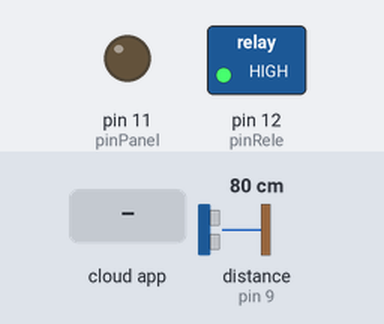
This sketch was run on a simulated Arduino Uno, built with avr-gcc and run on an emulated ATmega328P. On the bench: switched loads named in the sketch (green lamp = pin HIGH), output pins drawn as LEDs (lit = HIGH). Wiring (inferred from the names in the program): ultrasonic range finder: trigger pin 8; echo pin 9. Inputs (shaded band) come from the test bench; at power-on: distance to the obstacle (sensor on pin 9) 80 cm. The echo pulse lasts 58.3 µs per cm; the ROS host is connected and sends only what is stated; pins used as bus, display or sensor lines are not drawn; what the sketch prints to the serial monitor is not drawn.

Above: at 1.2 s.
1.3 s: the phone or cloud app sets genuinoState to 1
At 2.0 s:
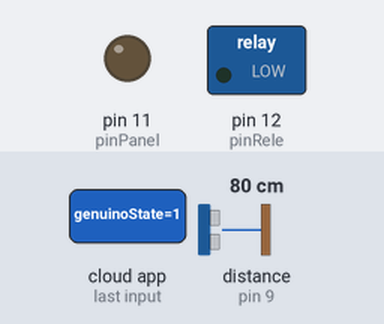
5.8 s: the phone or cloud app sets genuinoState to 0
At 6.9 s:
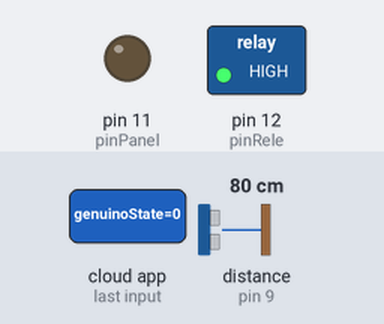
Timing chart, 0 to 8.8 s (numbered marks = the images above; inputs shaded):
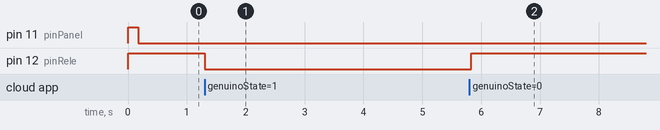

Measured:
- after the input at 1.3 s, pin 12 (pinRele): HIGH → LOW at once
- after the input at 5.8 s, pin 12 (pinRele): LOW → HIGH at once

The sketch:

ArduROS.ino
```cpp
#include <TimerOne.h>
#include <ros.h>    /*#include <std_msgs/THE_TYPE_OF_THE_MESSAGE_YOU_SUBSCRIBER>*/
#include <std_msgs/Bool.h>
#include <std_msgs/Int32.h>

const int ledPin = LED_BUILTIN;//LED pin
const int Trigger = 8;          //Pin digital 8  Trigger  sensor
const int Echo = 9;             //Pin digital 9  Echo     sensor
const int pinRele = 12;         //Pin digital  Rele signal
const int pinPanel = 11;        //Pin digital   Panel signal
bool genuinoState;              //User_detected_state
volatile unsigned long blinkCount = 0;

ros::NodeHandle nh;

/*ROS_CALLBACK GENUINO_STATE*/
void messageCb(const std_msgs::Bool& msg){
  bool genuinoState;
  genuinoState=msg.data;

  if(genuinoState==true)
  {
    digitalWrite(pinRele,LOW);
   // digitalWrite(LED_BUILTIN, HIGH);
    delay(4000);
  }
    else
    digitalWrite(pinRele,HIGH);
   // digitalWrite(LED_BUILTIN, LOW);
}
/*Declaring ROS objects*/
/*SUBSCRIBERS*/
  ros::Subscriber<std_msgs::Bool> sub("genuinoState", &messageCb); //Blink & User
/*PUBLISHER*/
  std_msgs::Int32 str_msg;
  ros::Publisher chatter("sensorDistance", &str_msg); //Distancia_sensor_ultrasonico

void setup() {
/*SETUP  OUTPUTS*/
  pinMode(pinRele,OUTPUT);
  digitalWrite(pinRele, HIGH);    //RELAY1 LOW_ENABLED
  pinMode(pinPanel,OUTPUT);
  digitalWrite(pinPanel, HIGH);   //RELAY2 LOW_ENABLED
/*SETUP ULTRASONIC SENSOR*/
  pinMode(Trigger, OUTPUT);       //SESNOR_PIN OUTPUT
  pinMode(Echo, INPUT);           //SENSOR_PIN INPUT
  digitalWrite(Trigger, LOW);     //SET PIN AS LOW
  Serial.begin(9600);
/*TIMER SETUP*/
  Timer1.initialize(1000000);     //1 seg
/*ROS Node initialization*/
  nh.initNode();
  nh.advertise(chatter);
  nh.subscribe(sub);
}

 /**ULTRASONIC SENSOR**/
float distance_cm(){
  float t,d;  //time, distance
  digitalWrite(Trigger, HIGH);
  delayMicroseconds(10);          //Enviamos un pulso de 10us
  digitalWrite(Trigger, LOW);
  t = pulseIn(Echo, HIGH);  //obtenemos el ancho del pulso
  d = 0.017*t;             //escalamos el tiempo a una distancia en cm
  delay(80);               //60 ms Datasheet
  return d;
}

/*ISR_TIMER CALLBACK*/
   void ISR_Blink()
   {         blinkCount++;   }    // Contador veces se enciende el LED

void loop() {
  float cm,N;
  cm = distance_cm();
  noInterrupts();
  N = blinkCount;

if(cm<80 || cm>90){
   Timer1.attachInterrupt(ISR_Blink);
   blinkCount=1;
}

if(N>10) // seg
{
 Timer1.detachInterrupt();
 blinkCount=0;
}
else if(N==0)
{
   digitalWrite(pinPanel,HIGH); //disabled
}
else if(N>0)
{
  digitalWrite(pinPanel,LOW); //enabled
}
Serial.print("cm = ");
Serial.print(cm);
Serial.print("N = ");
Serial.println(N);
 /*ROS*/  /*PUBLISHER*/
  str_msg.data = cm;
  chatter.publish( &str_msg );
  nh.spinOnce();
  interrupts();
}
```
